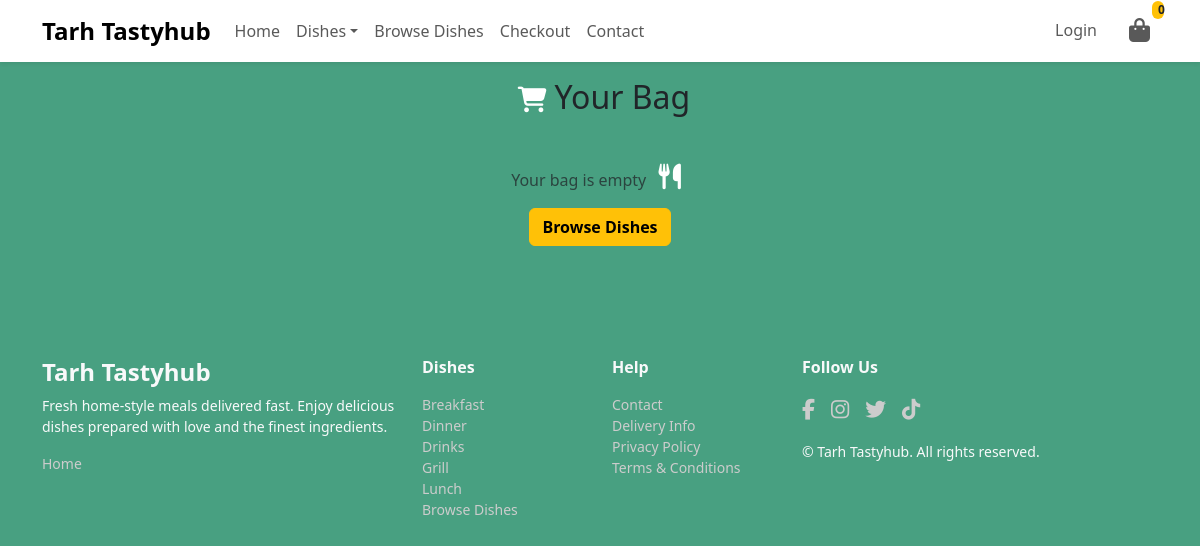
Screenshot of /bag/ with the database file from the repository.
### dishes/models.py (models this page shows, shortened)
class Category(models.Model):
    name = models.CharField(max_length=100, unique=True)
    slug = models.SlugField(max_length=100, unique=True, db_index=True)
    menu_type = models.CharField(
        max_length=50,
        choices=(
            ('Breakfast', 'Breakfast'),
            ('Lunch', 'Lunch'),
            ('Dinner', 'Dinner'),
            ('Grill', 'Grill'),
            ('Drinks', 'Drinks'),
        ),
        default='Breakfast'  # <-- added default to fix migration
    )
    description = models.TextField(blank=True, null=True)
    icon = models.ImageField(upload_to='category_icons/', blank=True, null=True)
    class Meta:
        verbose_name_plural = 'Categories'
        ordering = ('name',)
    def __str__(self):
        return self.name

### bag/views.py (the view)
# urls.py: path('', views.view_bag, name='bag'),
def view_bag(request):
    return render(request, 'bag/card.html')

### dishes/context_processors.py (called while the page is built)
def menu_dishes(request):
    menu = cache.get('menu_dishes')
    if menu is None:
        menu = {}
        menu_types = ['Breakfast', 'Lunch', 'Grill', 'Drinks']
        for menu_type in menu_types:
            categories = Category.objects.filter(menu_type=menu_type).prefetch_related('dishes')
            menu[menu_type] = {
                category.name: category.dishes.filter(available=True)
                for category in categories
            }
        cache.set('menu_dishes', menu, 60 * 60)  # cache for 1 hour
    return {'menu_dishes': menu}

def categories_nav(request):
    categories = cache.get('nav_categories')
    if categories is None:
        categories = list(Category.objects.only('name', 'slug'))
        cache.set('nav_categories', categories, 60 * 60)  # cache for 1 hour
    return {'categories': categories}

### dishes/models.py (called while the page is built)
    def get_queryset(self):
        return DishQuerySet(self.model, using=self._db)

### bag/templates/bag/card.html
{% extends 'base.html' %}
{% load static %}
{% block content %}
  <h2 class="mb-4 text-center"><span class="fa-icon"><i class="fa-solid fa-cart-shopping"></i></span>Your Bag</h2>
  {% if items %}
    <div class="row g-4">
      <div class="col-md-8">
        <div class="row row-cols-1 row-cols-md-2 g-4">
          {% for item in items %}
            <div class="col">
              <div class="card shadow-sm h-100">
                {% if item.portion.dish.image %}
                  <img src="{{ item.portion.dish.image.url }}" class="card-img-top" alt="{{ item.portion.dish.name }}" />
                {% else %}
                  <img src="{% static 'images/no-image.png' %}" class="card-img-top" alt="No Image" />
                {% endif %}
                <div class="card-body">
                  <h5 class="card-title">{{ item.portion.dish.name }}</h5>
                  <p class="text-muted small mb-1">
                    Portion: <strong>{{ item.portion.size }}</strong>
                  </p>
                  <p class="card-text">{{ item.portion.dish.description|truncatewords:20 }}</p>
                  <p class="fw-bold mb-2">₦{{ item.portion.price }}</p>
                  <div class="d-flex align-items-center gap-2">
                    <button type="button" class="btn btn-outline-secondary btn-sm bag-qty-decrement" data-portion-id="{{ item.portion.id }}">-</button>
                    <input type="number" class="form-control form-control-sm dish-qty" value="{{ item.quantity }}" min="0" style="width:60px;" data-portion-id="{{ item.portion.id }}" />
                    <button type="button" class="btn btn-outline-secondary btn-sm bag-qty-increment" data-portion-id="{{ item.portion.id }}">+</button>
                  </div>
                  <p class="mt-2 mb-0 line-total">
                    Total: <strong>₦{{ item.line_total }}</strong>
                  </p>
                </div>
                <div class="card-footer bg-white border-0">
                  <button class="btn btn-danger w-100 remove-from-bag" data-portion-id="{{ item.portion.id }}">Remove</button>
                </div>
              </div>
            </div>
          {% endfor %}
        </div>
      </div>
      <div class="col-md-4">
        <div class="card p-3 shadow-sm">
          <h5 class="fw-bold">Order Summary</h5>
          <p class="mb-1">Subtotal: ₦{{ bag_total }}</p>
          <p class="mb-1">Delivery: ₦{{ delivery_fee }}</p>
          <hr />
          <h5>Total: <span id="grand-total">₦{{ grand_total }}</span></h5>
          <a href="{% url 'checkout' %}" class="btn btn-warning w-100 mt-3 fw-bold">Proceed to Checkout</a>
        </div>
      </div>
    </div>
  {% else %}
    <p class="text-center text-muted mt-5">
      Your bag is empty <span class="fa-icon"><i class="fa-solid fa-utensils"></i></span>
    </p>
    <div class="text-center mt-3">
      <a href="{% url 'dish_list' %}" class="btn btn-warning fw-bold">Browse Dishes</a>
    </div>
  {% endif %}
{% endblock %}

### templates/includes/footer.html
<footer class="tarhh-footer text-light pt-5 pb-4 mt-5">
  <div class="container">
    <div class="row gy-4">
      <div class="col-12 col-md-4">
        <h4 class="logo-font fw-bold">Tarh Tastyhub</h4>
        <p class="mt-2 small">Fresh home-style meals delivered fast. Enjoy delicious dishes prepared with love and the finest ingredients.</p>
        <ul class="list-unstyled small">
          <li>
            <a class="footer-link" href="{% url 'home' %}">Home</a>
          </li>
        </ul>
      </div>
      <div class="col-6 col-md-2">
        <h6 class="fw-bold mb-3">Dishes</h6>
        <ul class="list-unstyled small">
          {% if categories %}
            {% for category in categories %}
              <li>
                <a class="footer-link" href="{% url 'dish_list_by_category' category.slug %}">{{ category }}</a>
              </li>
            {% endfor %}
          {% else %}
            <li>
              <span class="text-muted small">No categories</span>
            </li>
          {% endif %}
          <li>
            <a class="footer-link" href="{% url 'dish_list' %}">Browse Dishes</a>
          </li>
        </ul>
      </div>
      <div class="col-6 col-md-2">
        <h6 class="fw-bold mb-3">Help</h6>
        <ul class="list-unstyled small">
          <li>
            <a href="#" class="footer-link">Contact</a>
          </li>
          <li>
            <a href="#" class="footer-link">Delivery Info</a>
          </li>
          <li>
            <a href="#" class="footer-link">Privacy Policy</a>
          </li>
          <li>
            <a href="#" class="footer-link">Terms & Conditions</a>
          </li>
        </ul>
      </div>
      <div class="col-12 col-md-4">
        <h6 class="fw-bold mb-3">Follow Us</h6>
        <div class="d-flex gap-3">
          <a href="#" class="social-icon"><i class="fab fa-facebook-f"></i></a>
          <a href="#" class="social-icon"><i class="fab fa-instagram"></i></a>
          <a href="#" class="social-icon"><i class="fab fa-twitter"></i></a>
          <a href="#" class="social-icon"><i class="fab fa-tiktok"></i></a>
        </div>
        <p class="small mt-3 mb-0">&copy; {{ now|date:'Y' }} Tarh Tastyhub. All rights reserved.</p>
      </div>
    </div>
  </div>
</footer>

### static/css/base.css (style rules this page uses)
* { padding: 0; margin: 0; }
body { background-color: rgba(39, 143, 106, 0.843); font-family: 'Poppins', 'Segoe UI', sans-serif; color: #212529; }
.btn-warning { color: #000; font-weight: 600; }
.fa-icon { font-size: 1.6rem; color: #ffff; transition: 0.3s ease-in-out; display: inline-flex; align-items: center; justify-content: center; padding: 0rem 0.5rem; }
footer { align-items: center; }
.footer-link { color: #ccc; text-decoration: none; }
.social-icon { font-size: 1.3rem; color: #ccc; transition: 0.3s ease; }

### rows the page displays
Category: name "Breakfast"
Category: name "Dinner"
Category: name "Drinks"
Category: name "Grill"
Category: name "Lunch"

### other values shown
{{ bag_count|default:0 }} "0"
